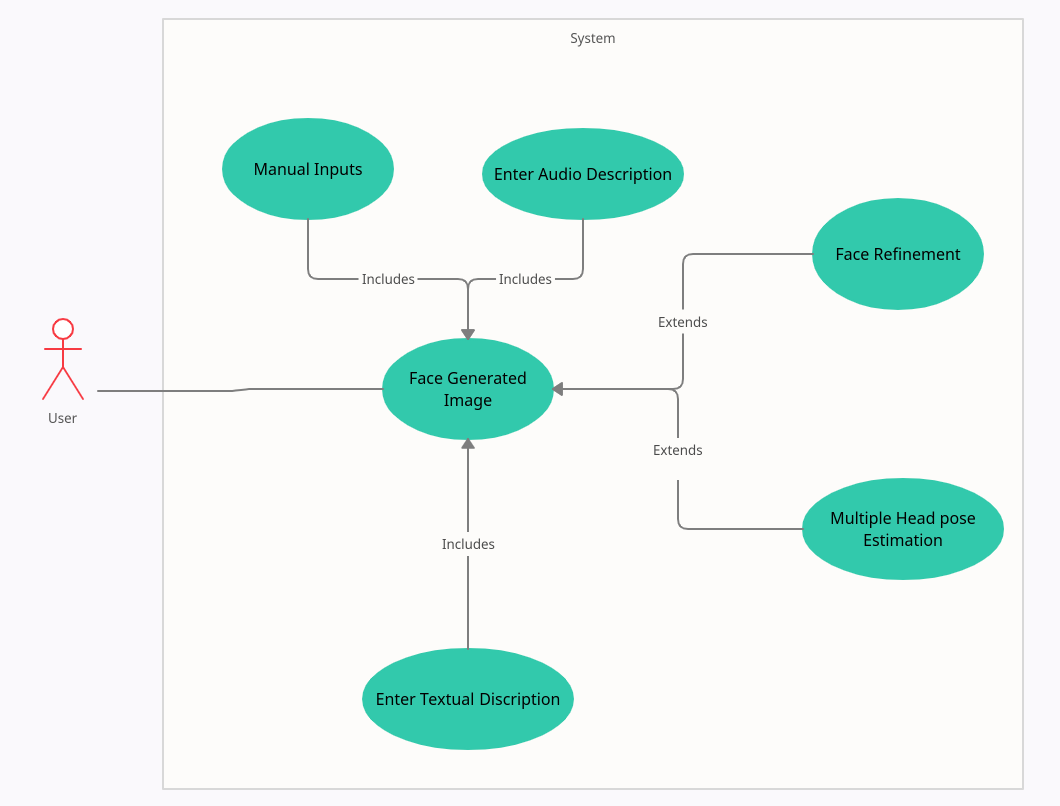
#> input picture final-book/images/Puml.png, 1060 x 806 px, found by its file name; its folder holds 4 pictures in this run
$ python manual_filter.py
#> lines starting #> are read from the running program, lines starting #| are printed output that depends on the picture
import os
import shutil
import cv2
import argparse

def manual_filter(img_dir, class1_dir, class2_dir):
    # filter generated images manually
    # read images from given directory
#> called with img_dir = 'images', class1_dir = 'class-1', class2_dir = 'class-2'
    img_list = os.listdir(img_dir)
    img_list = [os.path.join(img_dir, img_file) for img_file in img_list if img_file[-4:]=='.png']
    # loop over each image
    count = 1
    for img_file in img_list:
        # read image
        orig_img = cv2.resize(cv2.imread(img_file), (512,512))
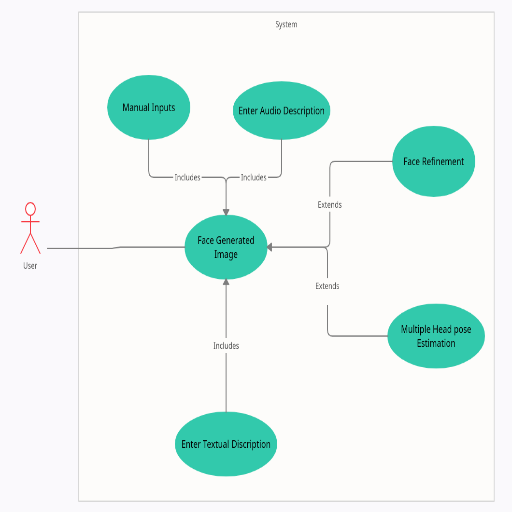
#> orig_img: shape (512, 512, 3); mean B, G, R 240.5, 244.1, 229.7
        while(1):
            # display image
            cv2.imshow(f"Current Sample", orig_img)
            # get selected class
            select_idx = cv2.waitKey(33)
#> (key Esc is pressed here)
            if select_idx == ord('a'):
                shutil.copy(img_file, f'{class1_dir}/{count}.png')
                shutil.copy(img_file[:-4]+'.npy', f'{class1_dir}/{count}.npy')
                break
            elif select_idx == ord('d'):
                shutil.copy(img_file, f'{class2_dir}/{count}.png')
                shutil.copy(img_file[:-4]+'.npy', f'{class2_dir}/{count}.npy')
                break
        count += 1

if __name__ == "__main__":
    # arguments parsing
    argparser = argparse.ArgumentParser(description=__doc__)
    argparser.add_argument('-id', '--img_dir', type=str, help='path to geenrated images directory', default='images')
    argparser.add_argument('-c1d', '--class1_dir', type=str, help='path to class 1 directory', default='class-1')
    argparser.add_argument('-c2d', '--class2_dir', type=str, help='path to class 2 directory', default='class-2')

    args = argparser.parse_args()

    # create output directories
    if not os.path.isdir(args.class1_dir):
        os.mkdir(args.class1_dir)

    if not os.path.isdir(args.class2_dir):
        os.mkdir(args.class2_dir)

    # call manual filter
    manual_filter(args.img_dir, args.class1_dir, args.class2_dir)

$ run again, on final-book/images/attgan.png
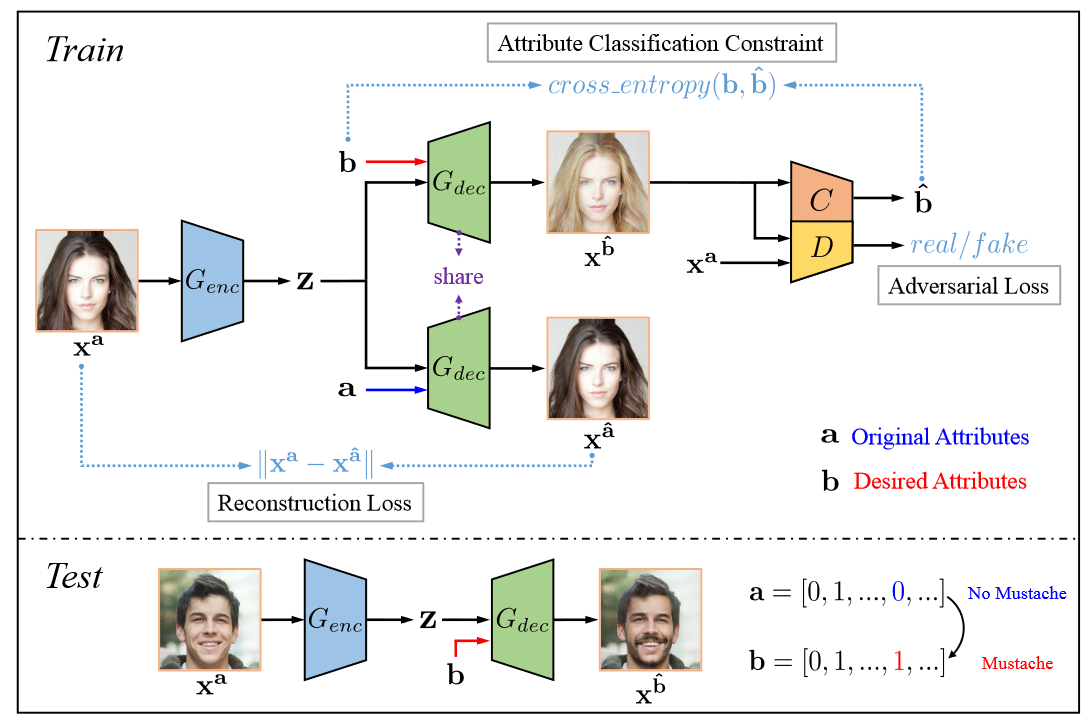
#> input picture final-book/images/attgan.png, 1092 x 723 px, found by its file name
#> in manual_filter, `orig_img = cv2.resize(cv2.imread(img_file), (512,512))`:
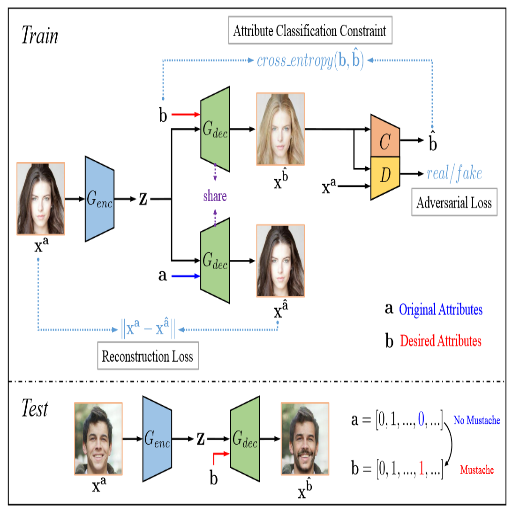
#> orig_img: shape (512, 512, 3); mean B, G, R 234.9, 236.7, 237

$ run again, on final-book/images/cnn.png
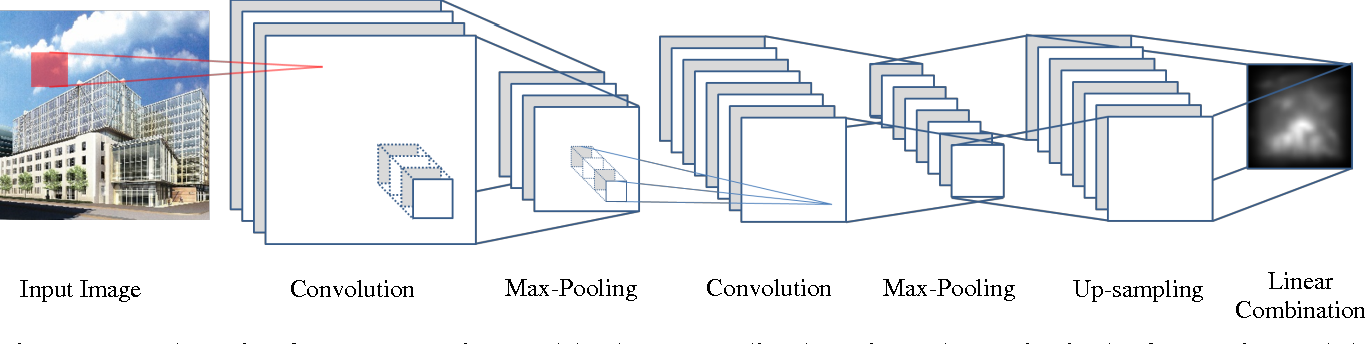
#> input picture final-book/images/cnn.png, 1366 x 344 px, found by its file name
#> in manual_filter, `orig_img = cv2.resize(cv2.imread(img_file), (512,512))`:
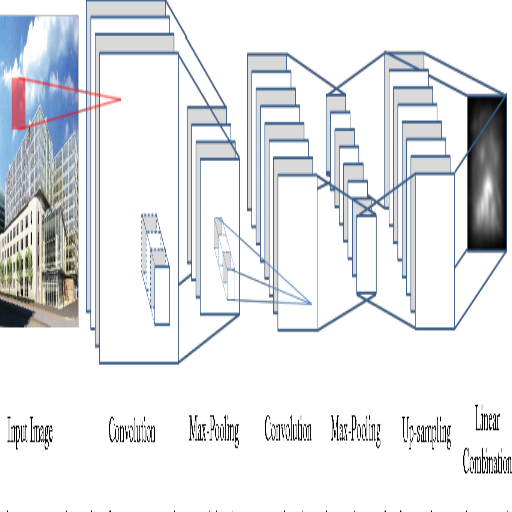
#> orig_img: shape (512, 512, 3); mean B, G, R 232.6, 229.6, 227.3
